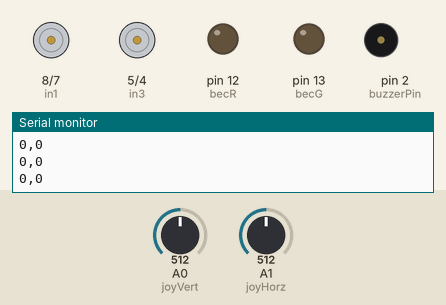
Simulated run of this sketch. Board: Arduino Uno, built with avr-gcc and run on an emulated ATmega328P. Shown: motor-driver pin pairs drawn as motors (green arrow = first pin HIGH = forward, orange = second pin HIGH = backward, longer = more drive, scaled by the enable pin), output pins drawn as LEDs (lit = HIGH), buzzer (waves = sounding), the last lines printed to the serial monitor. The inputs (shaded band) are chosen by the test bench; at power-on: A0 (joyVert) = 512, A1 (joyHorz) = 512.

Above: at 1.2 s.
1.3 s: A0 (joyVert) set to 716
At 1.7 s:
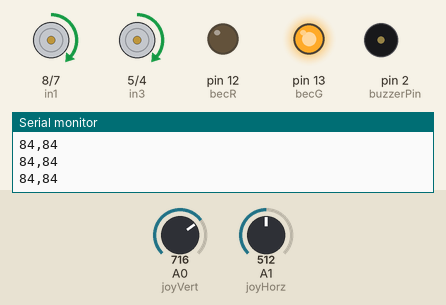
2.8 s: A1 (joyHorz) set to 716
At 4.0 s:
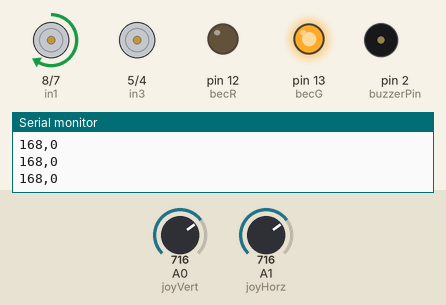
4.3 s: A0 (joyVert) set to 554
At 5.1 s:
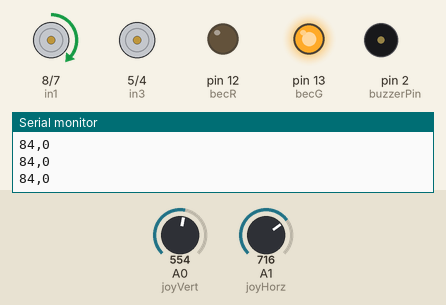
5.8 s: A1 (joyHorz) set to 1023
At 6.3 s:
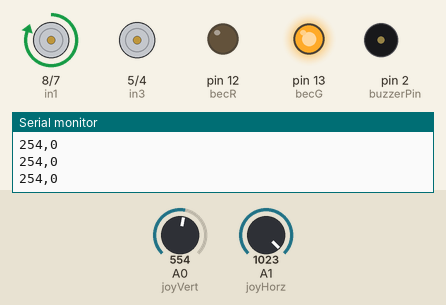
7.3 s: A0 (joyVert) set to 450
At 8.6 s:
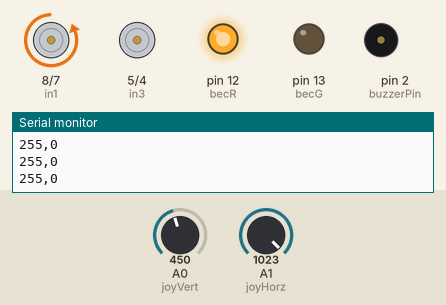
8.9 s: A1 (joyHorz) set to 900
Timing chart, 0 to 11.4 s (numbered marks = the images above; inputs shaded):
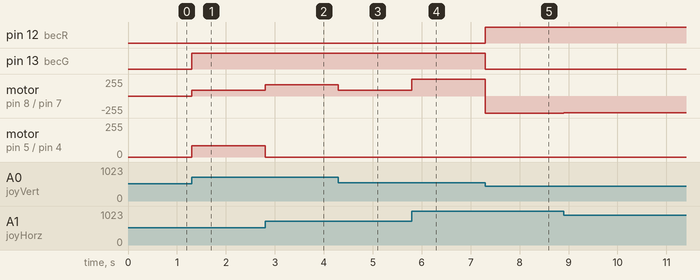

The sketch:

Masina_byJoystick.ino
```cpp
int enA=9;
int in1=8;
int in2=7;
int enB=3;
int in3=5;
int in4=4;

int joyVert=A0;
int joyHorz=A1;

int MotorSpeed1=0;
int MotorSpeed2=0;
int becR=12;
int becG=13;
#define buzzerPin 2
int joyposVert=512;
int joyposHorz=512;
void setup() {
  // put your setup code here, to run once:
  pinMode(enA,OUTPUT);
  pinMode(enB,OUTPUT);
  pinMode(in1,OUTPUT);
  pinMode(in2,OUTPUT);
  pinMode(in3,OUTPUT);
  pinMode(in4,OUTPUT);
  pinMode(buzzerPin,OUTPUT);
  pinMode(becR,OUTPUT);
  pinMode(becG,OUTPUT);
  digitalWrite(enA,LOW);
  digitalWrite(in1,HIGH);
  digitalWrite(in2,LOW);

  digitalWrite(enB,LOW);
  digitalWrite(in3,HIGH);
  digitalWrite(in4,LOW);
  Serial.begin(9600);
}

void loop() {
  // put your main code here, to run repeatedly:
  joyposVert=analogRead(joyVert);
  joyposHorz=analogRead(joyHorz);

  if(joyposVert<460)
  {
    digitalWrite(in1,LOW);
    digitalWrite(in2,HIGH);
    digitalWrite(in3,LOW);
    digitalWrite(in4,HIGH);

    digitalWrite(becR,HIGH);
    digitalWrite(becG,LOW); //sens rosu-verde

    joyposVert=joyposVert-460;
    joyposVert=joyposVert*(-1);
    MotorSpeed1=map(joyposVert,0,460,0,255);
    MotorSpeed2=map(joyposVert,0,460,0,255);
  }
  else if(joyposVert>564)
  {
    digitalWrite(in1,HIGH);
    digitalWrite(in2,LOW);
    digitalWrite(in3,HIGH);
    digitalWrite(in4,LOW);

    digitalWrite(becR,LOW);
    digitalWrite(becG,HIGH); //sens verde-rosu

    MotorSpeed1=map(joyposVert,564,1024,0,255);
    MotorSpeed2=map(joyposVert,564,1024,0,255);
  }
  else
  {
    MotorSpeed1=0;
    MotorSpeed2=0;
  }
if(joyposHorz<460)
{
  noTone(buzzerPin);
  joyposHorz=joyposHorz-460;
  joyposHorz=joyposHorz*(-1);
  joyposHorz=map(joyposHorz,0,460,0,255);
  if(joyposHorz>=250)
  {
    tone(buzzerPin,60);
  }
  MotorSpeed1=MotorSpeed1-joyposHorz;
  MotorSpeed2=MotorSpeed2+joyposHorz;

  if(MotorSpeed1 <0) MotorSpeed1=0;
  if(MotorSpeed2>255) MotorSpeed2=255;
}
else if(joyposHorz>564)
{
  noTone(buzzerPin);
  joyposHorz=map(joyposHorz,564,1024,0,255);
  if(joyposHorz>=250)
  {
    tone(buzzerPin,60);
  }
  MotorSpeed1=MotorSpeed1+joyposHorz;
  MotorSpeed2=MotorSpeed2-joyposHorz;

  if(MotorSpeed1>255) MotorSpeed1=255;
  if(MotorSpeed2<0) MotorSpeed2=0;
}
if(MotorSpeed1<8) MotorSpeed1=0;
if(MotorSpeed2<8) MotorSpeed2=0;

static unsigned long lastMillis=0;
if(millis() - lastMillis >=100)
{
    lastMillis=millis();
 // Serial.print(" joyposVert este: ");
 // Serial.print(joyposVert);
 // Serial.print(" joyposHorz este: ");
 // Serial.print(joyposHorz);
 // Serial.print(" MotorSpeed1 este: ");
    Serial.print(MotorSpeed1);
 // Serial.print(" MotorSpeed2 este: ");
    Serial.print(",");
    Serial.print(MotorSpeed2);
    Serial.println();
}
analogWrite(enA,MotorSpeed1);
analogWrite(enB,MotorSpeed2);
}
```

Measured:
- after the input at 1.3 s, pin 13 (becG): LOW → HIGH at once; motor on pin 8 (in1) / pin 7 (in2), motor on pin 5 (in3) / pin 4 (in4): stopped → forward 84/255 at once
- after the input at 2.8 s, motor on pin 8 (in1) / pin 7 (in2): forward 84/255 → forward 168/255 at once; motor on pin 5 (in3) / pin 4 (in4): forward 84/255 → stopped at once
- after the input at 4.3 s, motor on pin 8 (in1) / pin 7 (in2): forward 168/255 → forward 84/255 at once
- after the input at 5.8 s, motor on pin 8 (in1) / pin 7 (in2): forward 84/255 → forward 254/255 at once
- after the input at 7.3 s, pin 12 (becR): LOW → HIGH at once; pin 13 (becG): HIGH → LOW at once; motor on pin 8 (in1) / pin 7 (in2): forward 254/255 → backward 255/255 at once; tone on pin 2 (buzzerPin): stays silent (without the input it goes to 60 Hz after 0.51 s)
